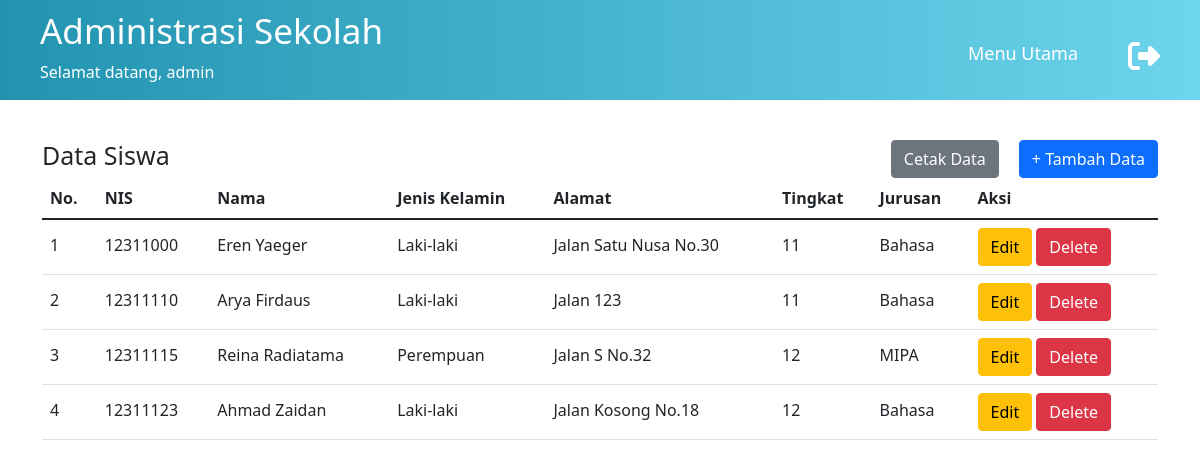
Page /data-siswa.php (signed in) on the committed database.
### tables this page shows
CREATE TABLE `siswa` (
  `nis` char(8) NOT NULL,
  `nama` varchar(50) NOT NULL,
  `jns_kelamin` varchar(10) NOT NULL,
  `alamat` varchar(50) NOT NULL,
  `kd_kelas` char(4) NOT NULL
);

CREATE TABLE `kelas` (
  `kd_kelas` char(4) NOT NULL,
  `jurusan` varchar(20) NOT NULL,
  `tingkat` varchar(5) NOT NULL,
  `jmlh_siswa` int(5) NOT NULL
);

### functions.php (called while the page is built, shortened)
<?php
$conn = mysqli_connect("localhost", "root", "", "sekolah_database");
function query($query) {
	global $conn;
	$result = mysqli_query($conn, $query);
	$rows = [];
	while( $row = mysqli_fetch_assoc($result) ) {
		$rows[] = $row;
	}
	return $rows;
}
?>

### data-siswa.php (the view, shortened to what this page needs)
<?php
require 'functions.php';
$siswa = query("SELECT * FROM siswa, kelas where kelas.kd_kelas=siswa.kd_kelas");
?>
<!DOCTYPE html>
<html lang="en">
<head>
    <link rel="stylesheet" href="assets/css/main.css">
    <link href="https://cdn.jsdelivr.net/npm/bootstrap@5.1.3/dist/css/bootstrap.min.css" rel="stylesheet"
>
</head>
<body>
    <header>
        <div class="welcome">
            <h1>Administrasi Sekolah</h1>
            <p>Selamat datang,
                <?php
                echo $_SESSION['username'];
                ?>
            </p>
        </div>
        <nav>
            <ul>
                <li><a href="index.php">Menu Utama</a></li>
            </ul>
        </nav>
        <a href="logout.php"><i class="fa fa-sign-out fa-2x" aria-hidden="true"></i></a>
    </header>
    <section id="data-siswa" class="container">
        <div class="top-data">
            <h1>Data Siswa</h1>
            <button type="button" class="btn btn-primary"><a href="tambah-siswa.php"
                    style="color: #fff; text-decoration:none; "> + Tambah Data</a></button>
            <button type="button" class="btn btn-secondary" style="margin-right:20px;"><a href="cetak-siswa.php"
                    style="color: #fff; text-decoration:none; "> Cetak Data</a></button>
        </div>
        <div class="list-siswa">
            <table class="table table-hover">
                <thead>
                    <tr>
                        <th scope="col">No.</th>
                        <th scope="col">NIS</th>
                        <th scope="col">Nama</th>
                        <th scope="col">Jenis Kelamin</th>
                        <th scope="col">Alamat</th>
                        <th scope="col">Tingkat</th>
                        <th scope="col">Jurusan</th>
                        <th scope="col">Aksi</th>
                    </tr>
                </thead>
                <tbody>
                    <?php $i = 1; ?>
                    <?php foreach ($siswa as $row) : ?>
                    <tr>
                        <td scope="row"><?= $i; ?></td>
                        <td scope="row"><?= $row["nis"]; ?></td>
                        <td><?= $row["nama"]; ?></td>
                        <td><?= $row["jns_kelamin"]; ?></td>
                        <td><?= $row["alamat"]; ?></td>
                        <td><?= $row["tingkat"]; ?></td>
                        <td><?= $row["jurusan"]; ?></td>
                        <td class="button-action">
                            <a href="ubah-siswa.php?nis=<?= $row["nis"]; ?>"><button type="button"
                                    class="btn btn-warning">Edit</button></a>
                            <a href="hapus-siswa.php?nis=<?= $row["nis"]; ?>"><button type="button"
                                    class="btn btn-danger">Delete</button></a>
                        </td>
                    </tr>
                    <?php $i++; ?>
                    <?php endforeach; ?>
                </tbody>
            </table>
        </div>
    </section>
</body>
</html>

### assets/css/main.css (style rules this page uses)
* { margin: 0; padding: 0; box-sizing: border-box; text-decoration: none; list-style: none; }
body { font-family: 'Poppins', sans-serif; }
.container { width: 80%; margin: auto; }
header { width: 100%; padding: 0 40px; background: #2193b0; background: -webkit-linear-gradient(to left, #6dd5ed, #2193b0); background: linear-gradient(to left, #6dd5ed, #2193b0); display: flex; flex-direction: row; color: #fff; }
header .welcome { flex: 2; }
header .welcome h1 { font-size: 35px; padding-top: 10px; }
header ul { flex: 3; text-align: center; }
header i { padding-top: 40px; }
.fa-sign-out { color: #fff; }
header ul li { display: inline-block; font-size: 18px; margin-right: 30px; padding-top: 40px; align-items: center; }
header ul li a { color: #fff; padding: 10px 20px; border-radius: 10px; -webkit-border-radius: 10px; -moz-border-radius: 10px; -ms-border-radius: 10px; -o-border-radius: 10px; text-decoration: none; transition: all .5s; -webkit-transition: all .5s; -moz-transition: all .5s; -ms-transition: all .5s; -o-transition: all .5s; }
section { margin-top: 40px !important; }
.top-data h1 { color: #272727; float: left; }
.top-data button { float: right; color: #fff; text-decoration: none; }
a { color: #fff !important; text-decoration: none !important; }
.top-data { position: relative; margin-top: 30px; }
.top-data h1, body section h1 { font-size: 25px; display: block; }
tr td { line-height: 35px; }

### rows in the picture
siswa: nis "12311000", nama "Eren Yaeger", jns_kelamin "Laki-laki", alamat "Jalan Satu Nusa No.30", kd_kelas.tingkat "11", kd_kelas.jurusan "Bahasa"
siswa: nis "12311110", nama "Arya Firdaus", jns_kelamin "Laki-laki", alamat "Jalan 123", kd_kelas.tingkat "11", kd_kelas.jurusan "Bahasa"
siswa: nis "12311115", nama "Reina Radiatama", jns_kelamin "Perempuan", alamat "Jalan S No.32", kd_kelas.tingkat "12", kd_kelas.jurusan "MIPA"
siswa: nis "12311123", nama "Ahmad Zaidan", jns_kelamin "Laki-laki", alamat "Jalan Kosong No.18", kd_kelas.tingkat "12", kd_kelas.jurusan "Bahasa"

### other values in the picture
$_SESSION['username'] "admin"
